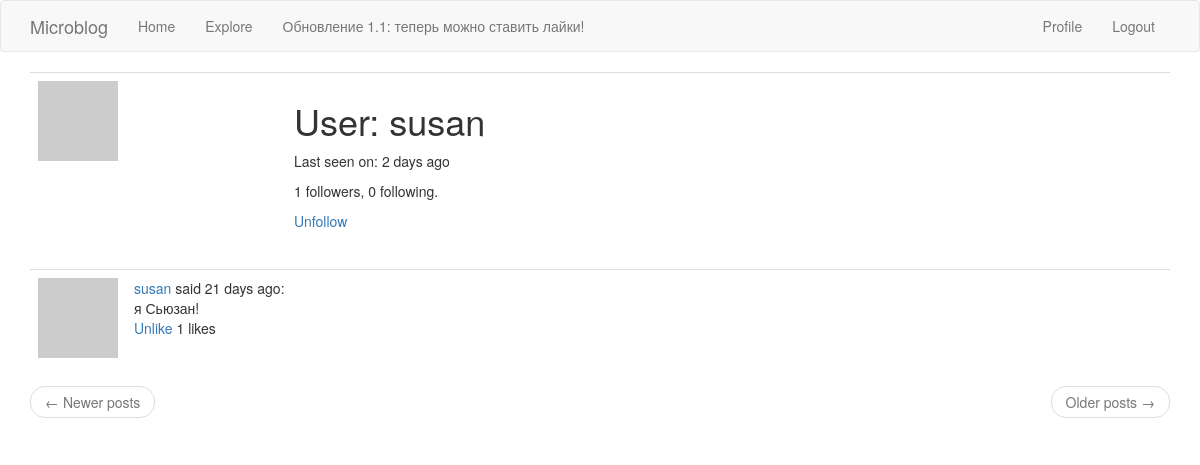
The page /user/susan (signed in) on the database its author committed.
### app/models.py (models this page shows, shortened)
class User(UserMixin, db.Model):
    id = db.Column(db.Integer, primary_key=True)
    username = db.Column(db.String(64), index=True, unique=True)
    email = db.Column(db.String(120), index=True, unique=True)
    password_hash = db.Column(db.String(128))
    posts = db.relationship('Post', backref='author', lazy='dynamic')
    about_me = db.Column(db.String(140))
    last_seen = db.Column(db.DateTime, default=datetime.utcnow)
    followed = db.relationship(
        'User', secondary=followers,
        primaryjoin=(followers.c.follower_id == id),
        secondaryjoin=(followers.c.followed_id == id),
        backref=db.backref('followers', lazy='dynamic'), lazy='dynamic')
    liked = db.relationship(
        'PostLike',
        foreign_keys='PostLike.user_id',
        backref='user', lazy='dynamic')
    def avatar(self, size):
        digest = md5(self.email.lower().encode('utf-8')).hexdigest()
        return 'https://www.gravatar.com/avatar/{}?d=identicon&s={}'.format(
            digest, size)
    def is_following(self, user):
        return self.followed.filter(
            followers.c.followed_id == user.id).count() > 0
    def has_liked_post(self, post):
        return PostLike.query.filter(
            PostLike.user_id == self.id,
            PostLike.post_id == post.id).count() > 0

class Post(db.Model):
    id = db.Column(db.Integer, primary_key=True)
    body = db.Column(db.String(140))
    timestamp = db.Column(db.DateTime, index=True, default=datetime.utcnow)
    user_id = db.Column(db.Integer, db.ForeignKey('user.id'))
    likes = db.relationship('PostLike', backref='post', lazy='dynamic')

### app/routes.py (the view)
@app.route('/user/<username>')
@login_required
def user(username):
    user = User.query.filter_by(username=username).first_or_404()
    page = request.args.get('page', 1, type=int)
    posts = user.posts.order_by(Post.timestamp.desc()).paginate(
        page, app.config['POSTS_PER_PAGE'], False)
    next_url = url_for('user', username=user.username, page=posts.next_num) \
        if posts.has_next else None
    prev_url = url_for('user', username=user.username, page=posts.prev_num) \
        if posts.has_prev else None
    return render_template('user.html', user=user, posts=posts.items,
                            next_url=next_url, prev_url=prev_url)

### app/models.py (called while the page is built)
@login.user_loader
def load_user(id):
    return User.query.get(int(id))

### app/routes.py (called while the page is built)
@app.before_request
def before_request():
    if current_user.is_authenticated:
        current_user.last_seen = datetime.utcnow()
        db.session.commit()

### app/templates/user.html (shortened to what this page needs)
{% extends "base.html" %}
{% block app_content %}
    <table class="table table-hover">
        <tr>
            <td width="256px"><img src="{{ user.avatar(256) }}"></td>
            <td>
                <h1>User: {{ user.username }}</h1>
                {% if user.last_seen %}
                <p>Last seen on: {{ moment(user.last_seen).fromNow() }}</p>
                {% endif %}
                <p>{{ user.followers.count() }} followers, {{ user.followed.count() }} following.</p>
                {% if user == current_user %}
                <p><a href="{{ url_for('edit_profile') }}">Edit your profile</a></p>
                {% elif not current_user.is_following(user) %}
                <p><a href="{{ url_for('follow', username=user.username) }}">Follow</a></p>
                {% else %}
                <p><a href="{{ url_for('unfollow', username=user.username) }}">Unfollow</a></p>
                {% endif %}
            </td>
        </tr>
    </table>
    {% for post in posts %}
        {% include '_post.html' %}
    {% endfor %}
    <nav aria-label="...">
        <ul class="pager">
            <li class="previous{% if not prev_url %} disabled{% endif %}">
                <a href="{{ prev_url or '#' }}">
                    <span aria-hidden="true">&larr;</span> Newer posts
                </a>
            </li>
            <li class="next{% if not next_url %} disabled{% endif %}">
                <a href="{{ next_url or '#' }}">
                    Older posts <span aria-hidden="true">&rarr;</span>
                </a>
            </li>
        </ul>
    </nav>
{% endblock %}

### app/templates/_post.html
<table class="table table-hover">
    <tr>
        <td width="70px">
            <a href="{{ url_for('user', username=post.author.username) }}">
                <img src="{{ post.author.avatar(70) }}" />
            </a>
        </td>
        <td>
            <a href="{{ url_for('user', username=post.author.username) }}">
                {{ post.author.username }}
            </a>
            said {{ moment(post.timestamp).fromNow() }}:
            <br>
            {{ post.body }}
            <br>
            {% if current_user.has_liked_post(post) %}
                <a href="{{ url_for('like_action', post_id=post.id, action='unlike') }}">Unlike</a>
            {% else %}
                <a href="{{ url_for('like_action', post_id=post.id, action='like') }}">Like</a>
            {% endif %}
            {{ post.likes.count() }} likes
        </td>
    </tr>
</table>

### rows shown on the page
User: username "susan", last_seen "2 days ago"
Post: author.username "susan", timestamp "21 days ago", body "я Сьюзан!", likes.count "1"

### other values the page prints
{{ user.followers.count() }} "1"
{{ user.followed.count() }} "0"
